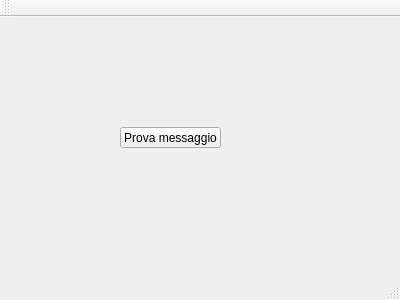
<?xml version="1.0" encoding="UTF-8"?>
<ui version="4.0">
 <class>MainWindow</class>
 <widget class="QMainWindow" name="MainWindow">
  <property name="geometry">
   <rect>
    <x>0</x>
    <y>0</y>
    <width>400</width>
    <height>300</height>
   </rect>
  </property>
  <property name="windowTitle">
   <string>MainWindow</string>
  </property>
  <widget class="QWidget" name="centralWidget">
   <widget class="QPushButton" name="pushButton">
    <property name="geometry">
     <rect>
      <x>120</x>
      <y>110</y>
      <width>101</width>
      <height>21</height>
     </rect>
    </property>
    <property name="text">
     <string>Prova messaggio</string>
    </property>
   </widget>
  </widget>
  <widget class="QMenuBar" name="menuBar">
   <property name="geometry">
    <rect>
     <x>0</x>
     <y>0</y>
     <width>400</width>
     <height>19</height>
    </rect>
   </property>
  </widget>
  <widget class="QToolBar" name="mainToolBar">
   <attribute name="toolBarArea">
    <enum>TopToolBarArea</enum>
   </attribute>
   <attribute name="toolBarBreak">
    <bool>false</bool>
   </attribute>
  </widget>
  <widget class="QStatusBar" name="statusBar"/>
 </widget>
 <layoutdefault spacing="6" margin="11"/>
 <resources/>
 <connections/>
</ui>
